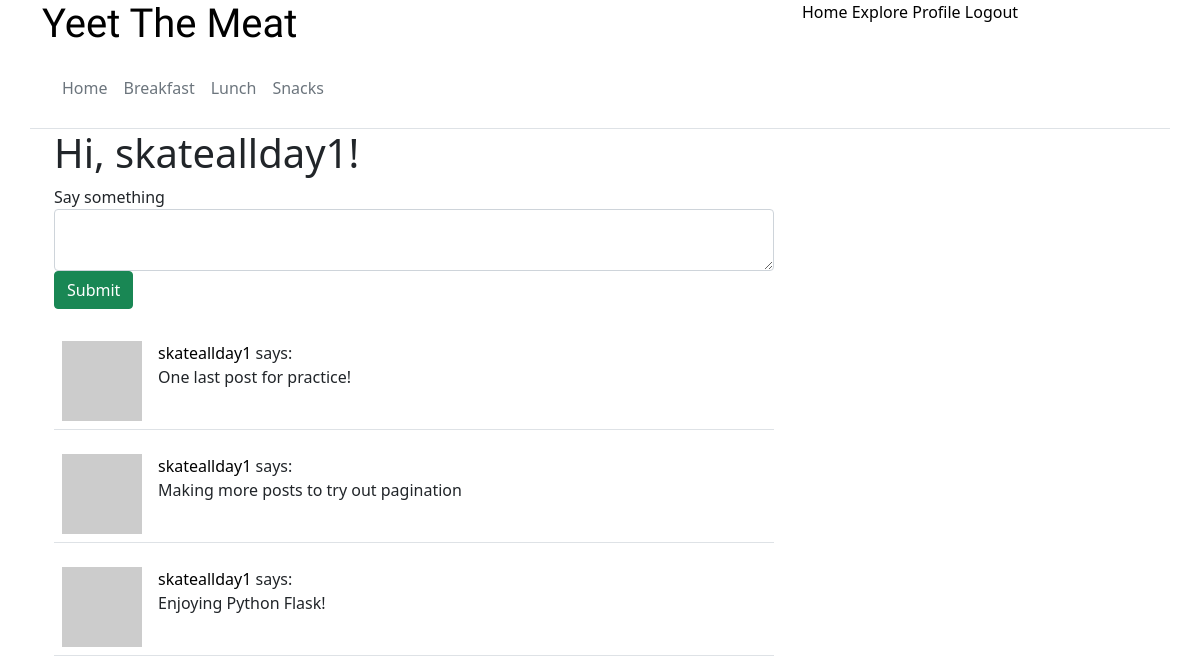
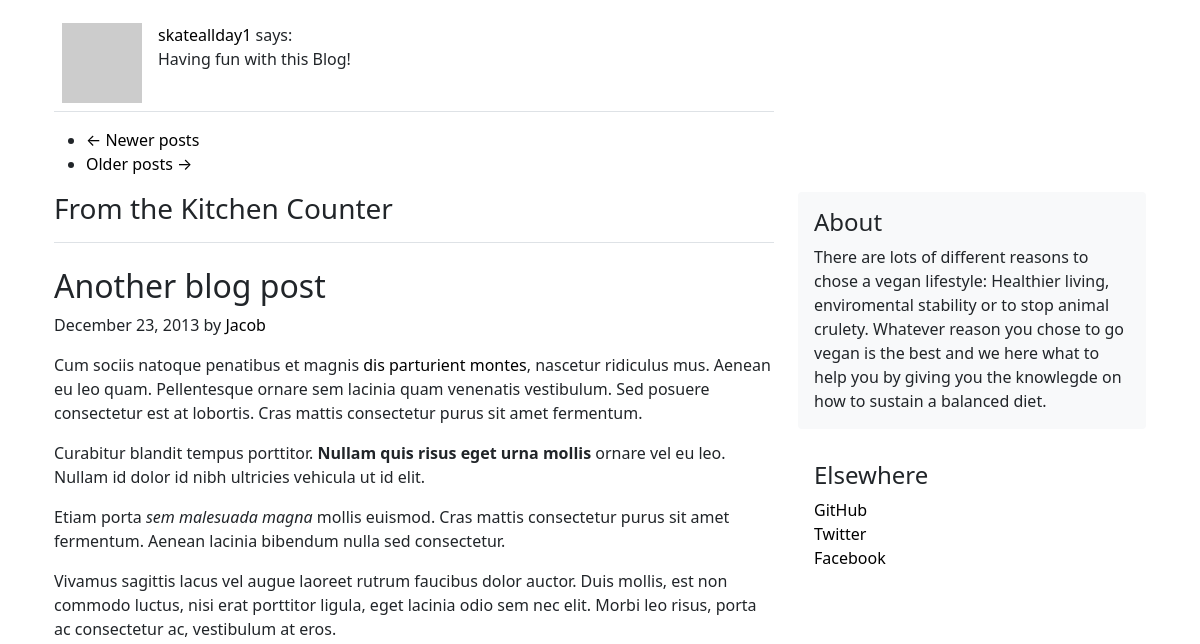
The page /home (signed in, upper part) on the database as committed earlier (2 pictures, top to bottom).
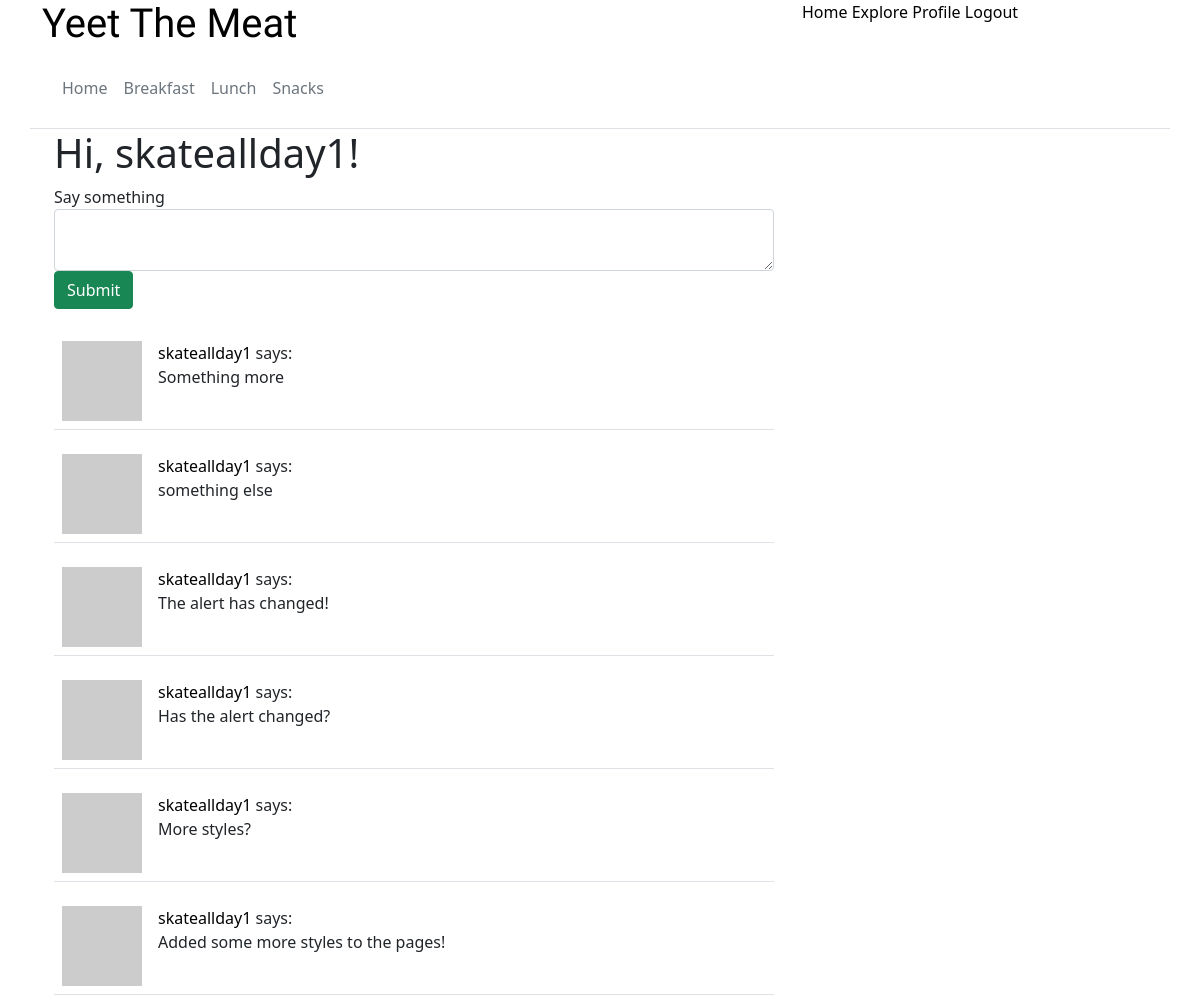
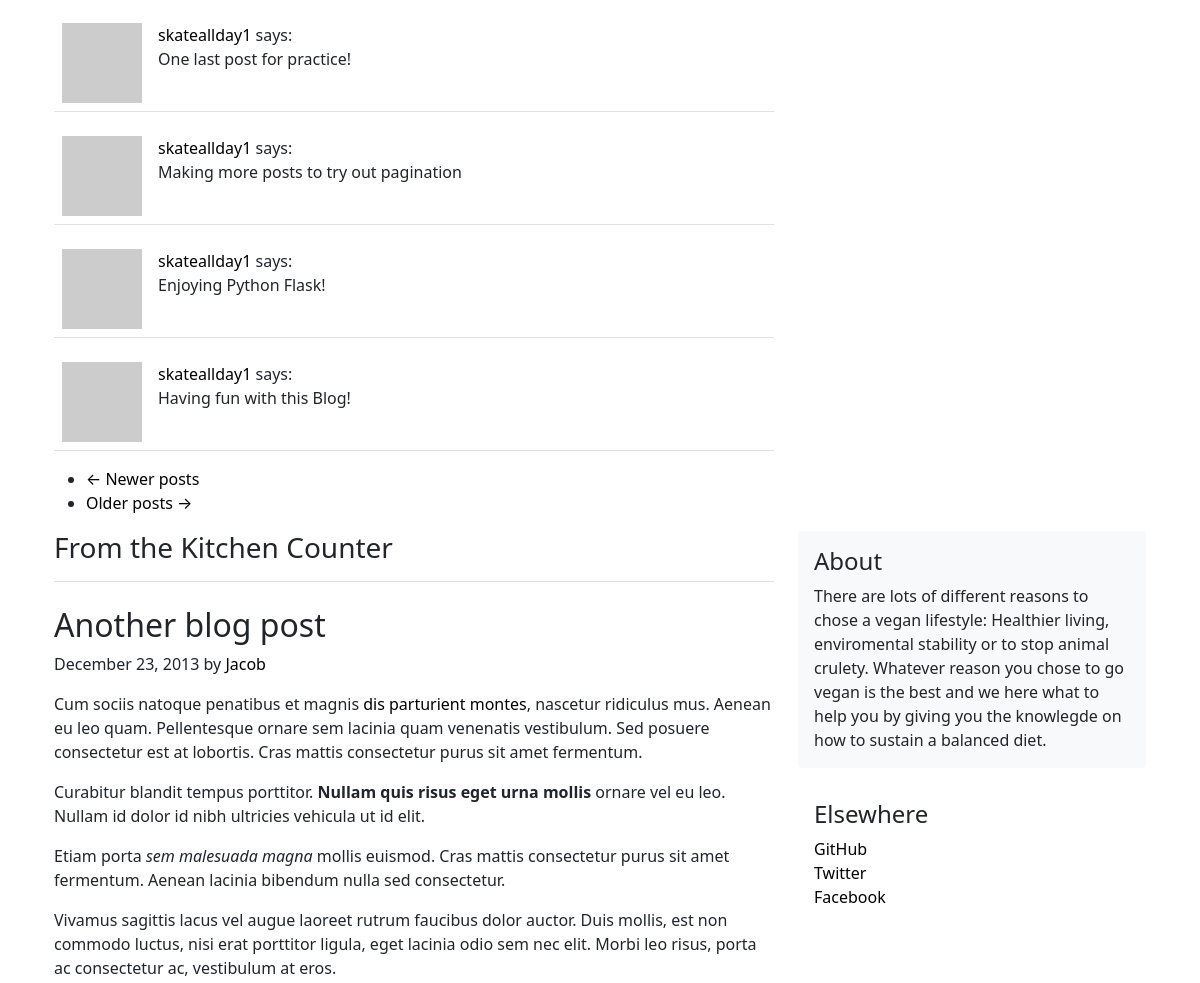
The same page on the database as committed later (2 pictures, top to bottom).
### app/models.py (models this page shows, shortened)
class User(UserMixin, db.Model):
    id = db.Column(db.Integer, primary_key=True)
    username = db.Column(db.String(64), index=True, unique=True)
    email = db.Column(db.String(120), index=True, unique=True)
    password_hash = db.Column(db.String(128))
    posts = db.relationship('Post', backref='author', lazy='dynamic')
    about_me = db.Column(db.String(140))
    last_seen = db.Column(db.DateTime, default=datetime.utcnow)
    followed = db.relationship(
        'User', secondary=followers,
        primaryjoin=(followers.c.follower_id == id),
        secondaryjoin=(followers.c.followed_id == id),
        backref=db.backref('followers', lazy='dynamic'), lazy='dynamic')
    def avatar(self, size):
        digest = md5(self.email.lower().encode('utf-8')).hexdigest()
        return 'https://www.gravatar.com/avatar/{}?d=identicon&s={}'.format(
            digest, size)
    def followed_posts(self):
        followed = Post.query.join(
            followers, (followers.c.followed_id == Post.user_id)).filter(
                followers.c.follower_id == self.id)
        own = Post.query.filter_by(user_id=self.id)
        return followed.union(own).order_by(Post.timestamp.desc())

class Post(db.Model):
    id = db.Column(db.Integer, primary_key=True)
    body = db.Column(db.String(140))
    timestamp = db.Column(db.DateTime, index=True, default=datetime.utcnow)
    user_id = db.Column(db.Integer, db.ForeignKey('user.id'))

### app/routes.py (the view)
@app.route("/", methods=['GET', 'POST'])
@app.route("/Home", methods=['GET', 'POST'])
@app.route("/home", methods=['GET', 'POST'])
@login_required
def home():
        title="Yeet The Meat"
        form = PostForm()
        if form.validate_on_submit():
                post = Post(body=form.post.data, author=current_user)
                db.session.add(post)
                db.session.commit()
                flash('Your post is now live!')
                return redirect(url_for('home'))
        page = request.args.get('page', 1, type=int)
        posts = current_user.followed_posts().paginate(
                page, app.config['POST_PER_PAGE'], False)
        next_url = url_for('home', page=posts.next_num) \
                if posts.has_prev else None
        prev_url = url_for('home', page=posts.prev_num) \
                if posts.has_prev else None
        return render_template('index.html',title=title, form=form,
                                posts=posts.items, nexT_url=next_url,
                                prev_url=prev_url, BlogTitle="Test")

### app/forms/forms.py
class PostForm(FlaskForm):
    post = TextAreaField('Say something', validators=[
        DataRequired(), Length(min=5, max=140)])
    submit = SubmitField('Submit')

### app/models.py (called while the page is built)
@login.user_loader
def load_user(id):
    return User.query.get(int(id))

### app/routes.py (called while the page is built)
@app.before_request
def before_request():
        if current_user.is_authenticated:
                current_user.last_seen = datetime.utcnow()
                db.session.commit()

### app/templates/index.html (shortened to what this page needs)
{% extends "template.html" %}
{% import 'bootstrap/wtf.html' as wtf %}
{% block content %}
    <main role="main" class="container">
      <div class="row">
        <div class="col-lg-8">
            <h1>Hi, {{ current_user.username }}!</h1>
            {% if form %}
              {{ wtf.quick_form(form, button_map={'submit':'success'})}}<br>
            {% endif%}
          {% for post in posts %}
            {% include '_post.html' %}
          {% endfor %}
          <nav aria-label="...">
              <ul class="pager">
                  <li class="previous{% if not prev_url %} disabled{% endif %}">
                      <a href="{{ prev_url or '#' }}">
                          <span aria-hidden="true">&larr;</span> Newer posts
                      </a>
                  </li>
                  <li class="next{% if not next_url %} disabled{% endif %}">
                      <a href="{{ next_url or '#' }}">
                          Older posts <span aria-hidden="true">&rarr;</span>
                      </a>
                  </li>
              </ul>
          </nav>
        </div>
      </div>
      <div class="row">
        <div class="col-md-8 blog-main">
          <h3 class="pb-3 mb-4 font-italic border-bottom">
            From the Kitchen Counter
          </h3>
          <div class="blog-post">
            <h2 class="blog-post-title">Another blog post</h2>
            <p class="blog-post-meta">December 23, 2013 by <a href="#">Jacob</a></p>
            <p>Cum sociis natoque penatibus et magnis <a href="#">dis parturient montes</a>, nascetur ridiculus mus. Aenean eu leo quam. Pellentesque ornare sem lacinia quam venenatis vestibulum. Sed posuere consectetur est at lobortis. Cras mattis consectetur purus sit amet fermentum.</p>
            <blockquote>
              <p>Curabitur blandit tempus porttitor. <strong>Nullam quis risus eget urna mollis</strong> ornare vel eu leo. Nullam id dolor id nibh ultricies vehicula ut id elit.</p>
            </blockquote>
            <p>Etiam porta <em>sem malesuada magna</em> mollis euismod. Cras mattis consectetur purus sit amet fermentum. Aenean lacinia bibendum nulla sed consectetur.</p>
            <p>Vivamus sagittis lacus vel augue laoreet rutrum faucibus dolor auctor. Duis mollis, est non commodo luctus, nisi erat porttitor ligula, eget lacinia odio sem nec elit. Morbi leo risus, porta ac consectetur ac, vestibulum at eros.</p>
          </div>
        </div>
        <aside class="col-md-4 blog-sidebar">
          <div class="p-3 mb-3 bg-light rounded">
            <h4 class="font-italic">About</h4>
            <p class="mb-0">There are lots of different reasons to chose a vegan lifestyle:  Healthier living, enviromental stability or to stop animal crulety. Whatever reason you chose to go vegan is the best and we here what to help you by giving you the knowlegde on how to sustain a balanced diet.</p>
          </div>
          <div class="p-3">
            <h4 class="font-italic">Elsewhere</h4>
            <ol class="list-unstyled">
              <li><a href="#">GitHub</a></li>
              <li><a href="#">Twitter</a></li>
              <li><a href="#">Facebook</a></li>
            </ol>
          </div>
        </aside>
      </div>
    </main>
{% endblock %}

### app/templates/template.html (shortened to what this page needs)
<!doctype html>
<html>
<head>
        <link href="https://cdn.jsdelivr.net/npm/bootstrap@5.0.0-beta1/dist/css/bootstrap.min.css" rel="stylesheet">
        <link href="{{url_for('static', filename='styles/styles.css')}}" rel="stylesheet">
      </head>
<body>
    <header id="header">
        <div class="container border-bottom sticky-top">
            <div class="row">
                <div class="col-sm-8">
                    <a href="{{ url_for('home') }}">
                        <h1 class="heading">Yeet The Meat</h1>
                    </a>
                </div>
                <div class="col-sm-4">
                    <a class="text-right" href="{{ url_for('home') }}">Home</a>
                    <a href="{{ url_for('explore') }}">Explore</a>
                    {% if current_user.is_anonymous %}
                    <a href="{{ url_for('login') }}">Login</a>
                    {% else %}
                    <a class="text-right" href="{{ url_for('user', username=current_user.username) }}">Profile</a>
                    <a class="text-right" href="{{ url_for('logout') }}">Logout</a>
                    {% endif %}
                </div>
            </div>
        <nav class="navbar nav ">
            <div class="container">
                <div class="row">
                        <div class="col-sm-12">
                        <div class="nav-scroller py-1 mb-2">
                            <nav class="nav d-flex justify-content-between">
                                <a class="p-2 text-muted" href={{ url_for ( 'home' ) }}>Home</a>
                                <a class="p-2 text-muted" href={{ url_for ( 'home' ) }}>Breakfast</a>
                                <a class="p-2 text-muted" href={{ url_for ( 'home' ) }}>Lunch</a>
                                <a class="p-2 text-muted" href={{ url_for ('home' ) }}>Snacks </a>
                            </nav>
                        </div>
                    </div>
                </div>
            </div>
        </nav>
        </div>
    </header>
    <div class="container">
        <div id="content">
            {% block content %}{% endblock %}
            {% include "feature.html" %}
        </div>
</body>
</html>

### app/templates/_post.html
<table class="table table-hover">
    <tr>
        <td width="70px">
            <a href="{{ url_for('user', username=post.author.username) }}">
                <img src="{{ post.author.avatar(70) }}" />
            </a>
        </td>
        <td>
            <a href="{{ url_for('user', username=post.author.username) }}">
                {{ post.author.username }}
            </a>
            says:
            <br>
            {{ post.body }}
        </td>
    </tr>
</table>

### app/templates/feature.html (shortened to what this page needs)
    </div>

### app/static/styles/styles.css (style rules this page uses)
.heading { font-family: 'Amatic SC', cursive; text-decoration: none; }
a:link { text-decoration: none; color:black; }

Rows that differ between the two databases and show on the page:
added Post: author.username "skateallday1", body "Something more"
added Post: author.username "skateallday1", body "something else"
added Post: author.username "skateallday1", body "The alert has changed!"
added Post: author.username "skateallday1", body "Has the alert changed?"
added Post: author.username "skateallday1", body "More styles?"
added Post: author.username "skateallday1", body "Added some more styles to the pages!"
